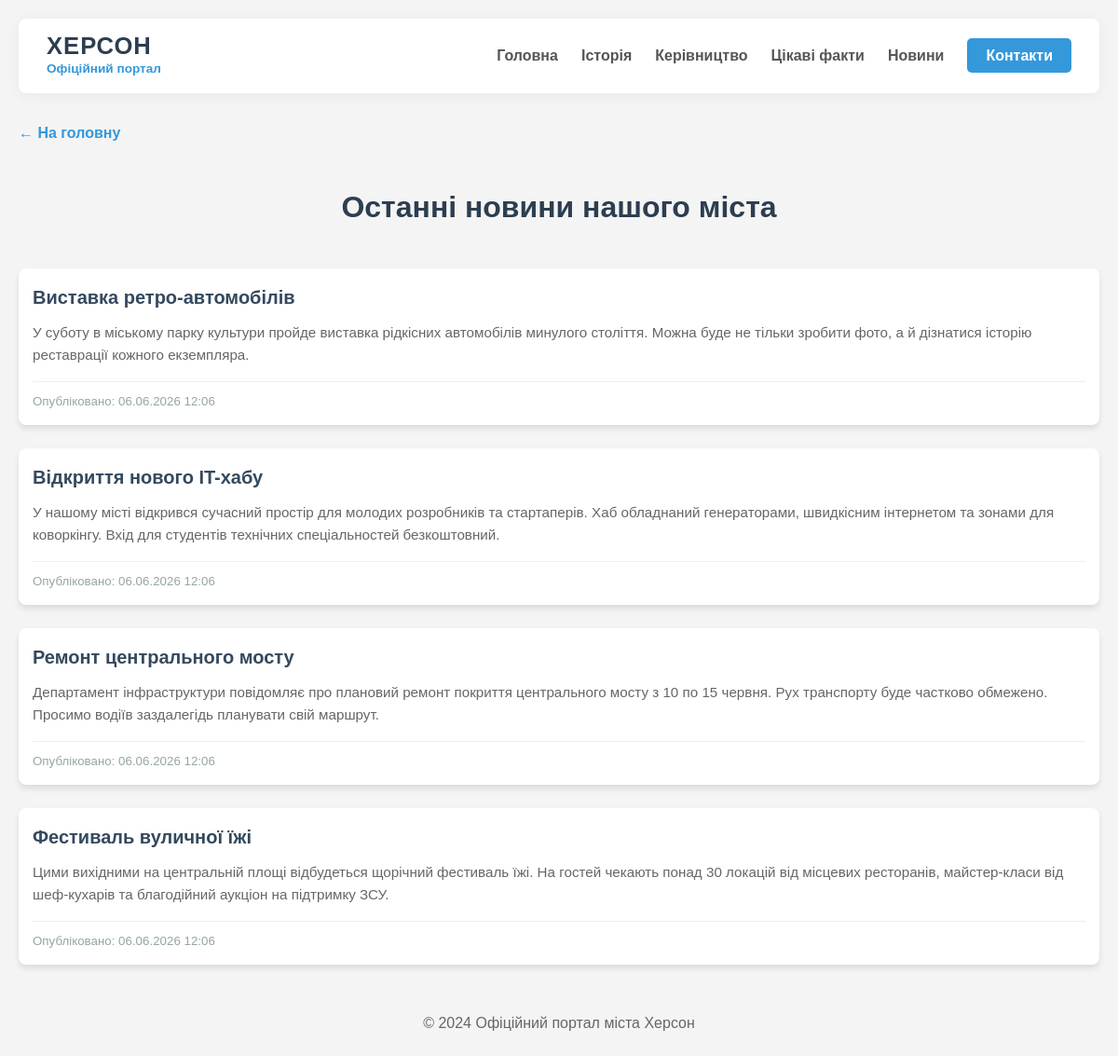
Page /news/ on the committed database.
### main/models.py (models this page shows, shortened)
class News(models.Model):
    title = models.CharField(max_length=200, verbose_name="Заголовок")
    content = models.TextField(verbose_name="Текст новини")
    pub_date = models.DateTimeField(auto_now_add=True, verbose_name="Дата публікації")

### main/views.py (the view)
# urls.py: path('news/', views.news_view, name='news'),
def news_view(request):
    list_of_news = get_news()
    path = 'main/news.html'
    context = { 'list_of_news': list_of_news }
    return render(request, path, context)

### main/services.py (called while the page is built)
def get_news():
    return News.objects.all().order_by('-pub_date')

### main/templates/main/news.html (shortened to what this page needs)
{% extends 'main/base.html' %}
{% block content %}
  <a href="{% url 'index' %}" class="nav-back">
    ← На головну
  </a>
  <h1>Останні новини нашого міста</h1>
  <div class="news-list">
    {% for news in list_of_news %}
      <article class="photo-item news-item">
        <div class="photo-content">
          <h3>{{ news.title }}</h3>
          <div class="news-text">
            {{ news.content|linebreaks }}
          </div>
          <small>
            Опубліковано:
            {{ news.pub_date|date:"d.m.Y H:i" }}
          </small>
        </div>
      </article>
      {% empty %}
        <div class="empty-msg">
          На даний момент новин немає.
          Заходьте пізніше!
        </div>
    {% endfor %}
  </div>
{% endblock %}

### main/static/main/css/style.css (style rules this page uses)
body { font-family: sans-serif; line-height: 1.6; color: #333; max-width: 1200px; margin: 0 auto; padding: 20px; background-color: #f4f4f4; }
h1 { text-align: center; color: #2c3e50; margin-bottom: 40px; }
.photo-item { background: #fff; border-radius: 8px; overflow: hidden; box-shadow: 0 4px 6px rgba(0, 0, 0, 0.1); transition: transform 0.3s ease; }
.photo-content { padding: 15px; }
.photo-content h3 { margin: 0 0 10px 0; font-size: 1.25rem; color: #34495e; }
.photo-content p { margin: 0 0 15px 0; font-size: 0.95rem; color: #666; }
.photo-content small { color: #95a5a6; display: block; border-top: 1px solid #eee; padding-top: 10px; }
.news-item { margin-bottom: 25px; display: block; }
.news-text { margin-bottom: 15px; color: #444; }
.nav-back { margin-bottom: 20px; display: inline-block; text-decoration: none; color: #3498db; font-weight: bold; }

### rows in the picture
News: title "Виставка ретро-автомобілів", content "У суботу в міському парку культури пройде виставка рідкісних автомобілів минулого століття. Можна буде не тільки зробити фото, а й дізнатися історію реставрації кожного екземпляра.", pub_date "06.06.2026 12:06"
News: title "Відкриття нового IT-хабу", content "У нашому місті відкрився сучасний простір для молодих розробників та стартаперів. Хаб обладнаний генераторами, швидкісним інтернетом та зонами для коворкінгу. Вхід для студентів технічних спеціальностей безкоштовний.", pub_date "06.06.2026 12:06"
News: title "Ремонт центрального мосту", content "Департамент інфраструктури повідомляє про плановий ремонт покриття центрального мосту з 10 по 15 червня. Рух транспорту буде частково обмежено. Просимо водіїв заздалегідь планувати свій маршрут.", pub_date "06.06.2026 12:06"
News: title "Фестиваль вуличної їжі", content "Цими вихідними на центральній площі відбудеться щорічний фестиваль їжі. На гостей чекають понад 30 локацій від місцевих ресторанів, майстер-класи від шеф-кухарів та благодійний аукціон на підтримку ЗСУ.", pub_date "06.06.2026 12:06"
